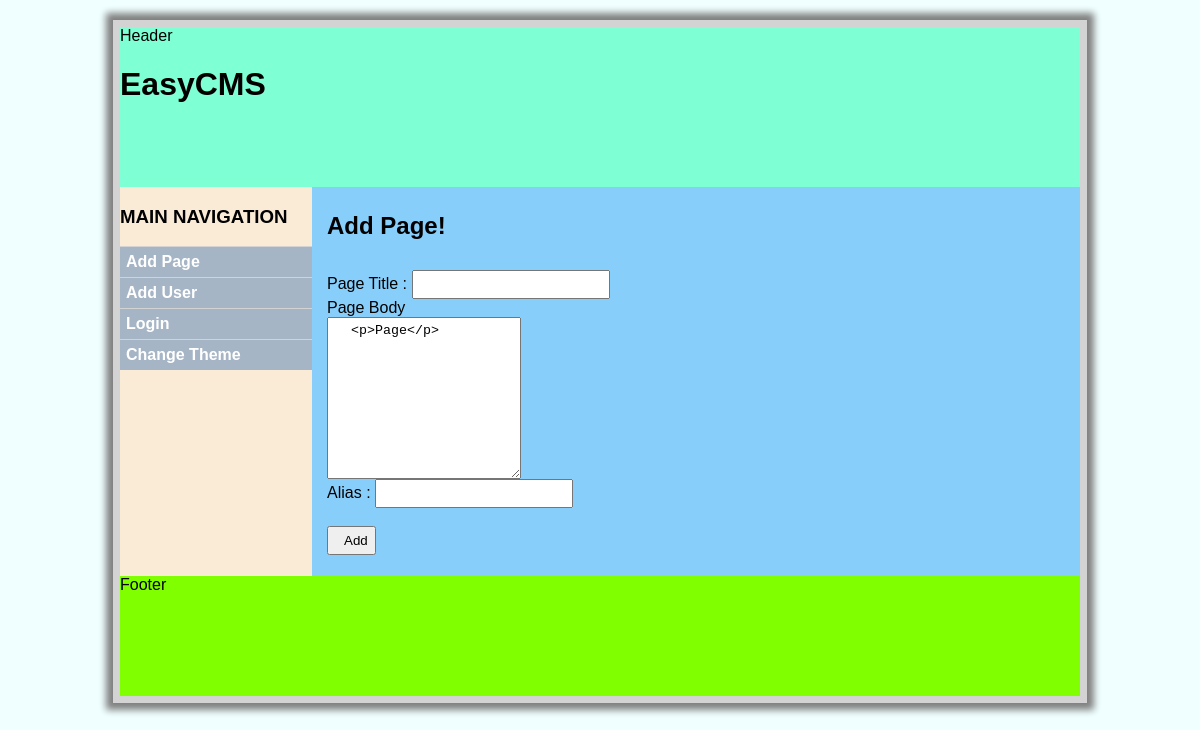
/index.php?q=add/page, run on the app's committed database.
### tables this page shows
CREATE TABLE IF NOT EXISTS `routes` (
  `routeid` int(11) NOT NULL AUTO_INCREMENT,
  `action` varchar(25) NOT NULL,
  `type` varchar(25) DEFAULT NULL,
  `id` int(11) DEFAULT NULL,
  `description` varchar(255) DEFAULT NULL,
  `func_name` varchar(25) NOT NULL,
  `status` tinyint(1) NOT NULL,
  `security_layer` int(11) NOT NULL,
  PRIMARY KEY (`routeid`)
);

### includes/bootstrap.php (called while the page is built, shortened)
<?php
function boot()
{
    append_left_sidebar(Theme::MainNavigationMenu());
    Theme::LoadCurrentTheme();
}
?>

### index.php (called while the page is built, shortened)
<?php
include('includes/bootstrap.php');
boot();
?>

### includes/classes/class_db.php (called while the page is built, shortened)
<?php
class dB
{
    protected $dbh;
    public function __construct()
    {
        $this->dbh = $this->dBConnect();
    }
    protected function dBConnect()
    {
        $connection_string = "mysql:host=".HOST.";dbname=".DBNAME;
        return new PDO($connection_string, DBUSER, DBPASS);
    }
    public function GetSidebarItems()
    {
        $fields = "action,type,description";
        $table_name = "routes";
        $condition = "id is NULL AND status = 1";
        return $this->dBFetchFromTable($fields,$table_name,$condition);
    }
    public function dBFetchFromTable($fields, $tbl_name, $condition)
    {
        $sql  = "SELECT ".$fields." FROM ".DBNAME.".`".$tbl_name."`";
        if (!empty($condition))
        {
            $sql .= " WHERE ".$condition;
        }
        $statement  = $this->dbh->prepare($sql);
        $result  = $statement->execute();
        if ($result)
        {
            return $statement->fetchAll(PDO::FETCH_ASSOC);
        }
            return false;
    }
}
?>

### includes/classes/class_theme.php (the view, shortened to what this page needs)
<?php
class Theme
{
   public static function LoadCurrentTheme()
   {
       $db = new dB();
       $theme = $db->dBFetchFromTable("theme_path","themes","theme_status = 1");
       if ($theme)
       {
           $path = "themes/".$theme[0]['theme_path']."/theme.php";
           if (is_readable($path))
           {
               include_once($path);
           }
           else
           {
               include_once("themes/default/theme.php");
           }
       }
       else
       {
           include_once("themes/default/theme.php");
       }
   }
    public static function MainNavigationMenu()
    {
        $db = new dB();
        $links = $db->GetSidebarItems();
        $html = "<h3 id='navigation'>MAIN NAVIGATION</h3>";
        $html .= "<ul id='main_navi_menu'>";
        foreach ($links as $link)
        {
            if (($link['action'] == 'logout') and empty($_SESSION['userid']))
            {
                continue;
            }
            $html .= "<li>";
            $html .= "<a href=".CMS_BASE_URI."?q=".$link['action'];
            if (!empty($link['type']))
            {
                $html .= "/".$link['type'];
            }
            $html .= ">".$link['description']."</a>";
            $html .= "</li>";
        }
        $html .= "</ul>";
        return $html;
    }
}
?>

### themes/default/style.css (style rules this page uses)
body { padding: 0px; margin: 0px; background-color: azure; font-family: Arial, helvetica, sans-serif; }
ul#main_navi_menu { list-style: none; margin: 0; padding: 0; background-color: #A5B5C6; }
ul#main_navi_menu li { list-style: none; border-top: 1px solid lightgray; }
ul#main_navi_menu li a:link, ul#main_navi_menu li a:visited { text-decoration: none; display: block; padding: 6px; font-weight: bold; color: #FFF; }
#content * { padding-left: 15px; padding-top: 5px; padding-bottom: 5px; }

### data on the page
routes: description "Add Page"
routes: description "Add User"
routes: description "Login"
routes: description "Change Theme"

### other printed values
$GLOBALS['content'] "Add Page!"
$text "Page Title Alias"
$text "Page Body"
